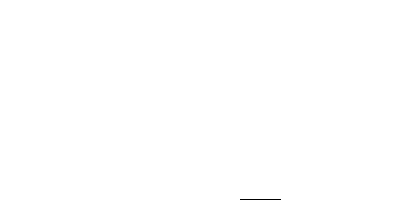
Frame 1 (no input)
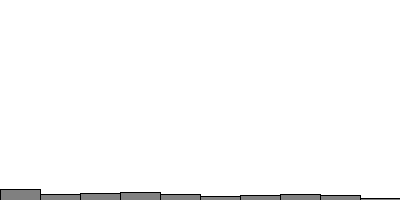
Frame 60 (the mouse pressed at the canvas centre just before this capture)
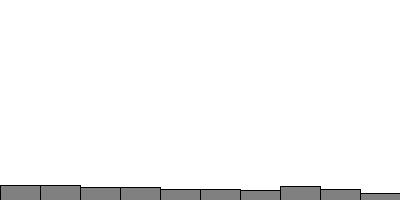
Frame 120 (the mouse held since frame 60 and released just before this capture)

The Processing sketch that drew these frames (run headless with seeded random() and noise(); from frame 60 on, the mouse is pressed at the canvas centre):

// Processing sketch: sketch_140620_16
// ── sketch_140620_16.pde
int[] rs;
 
void setup(){
  size(400,200);
  rs = new int[10];
  for(int i = 0;i<rs.length;i++){
    rs[i] = 0;
  }
}

void draw(){
  background(255);
  stroke(0);
  fill(128);
  int r = int(random(rs.length));
  rs[r]+=1;
  int barWidth = int(width/rs.length);
  for(int i=0;i<rs.length;i++){
    if(rs[i]>height){
      rect(barWidth*i,height,width/10,-rs[i]/2);
    }else{
      rect(barWidth*i,height,width/10,-rs[i]);
    }
  }  
}
